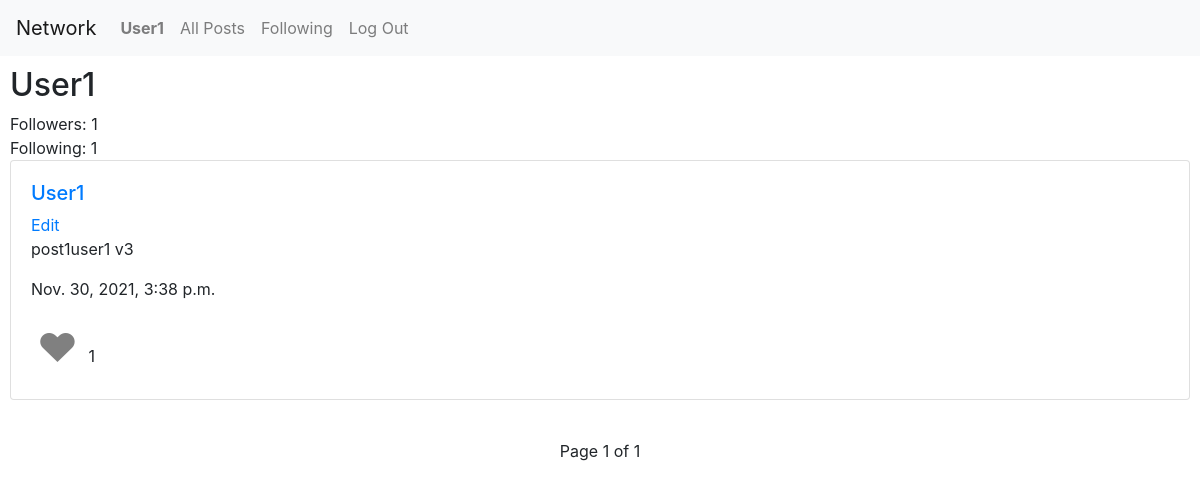
/profile/User1 (signed in), run on an earlier commit of the app's database.
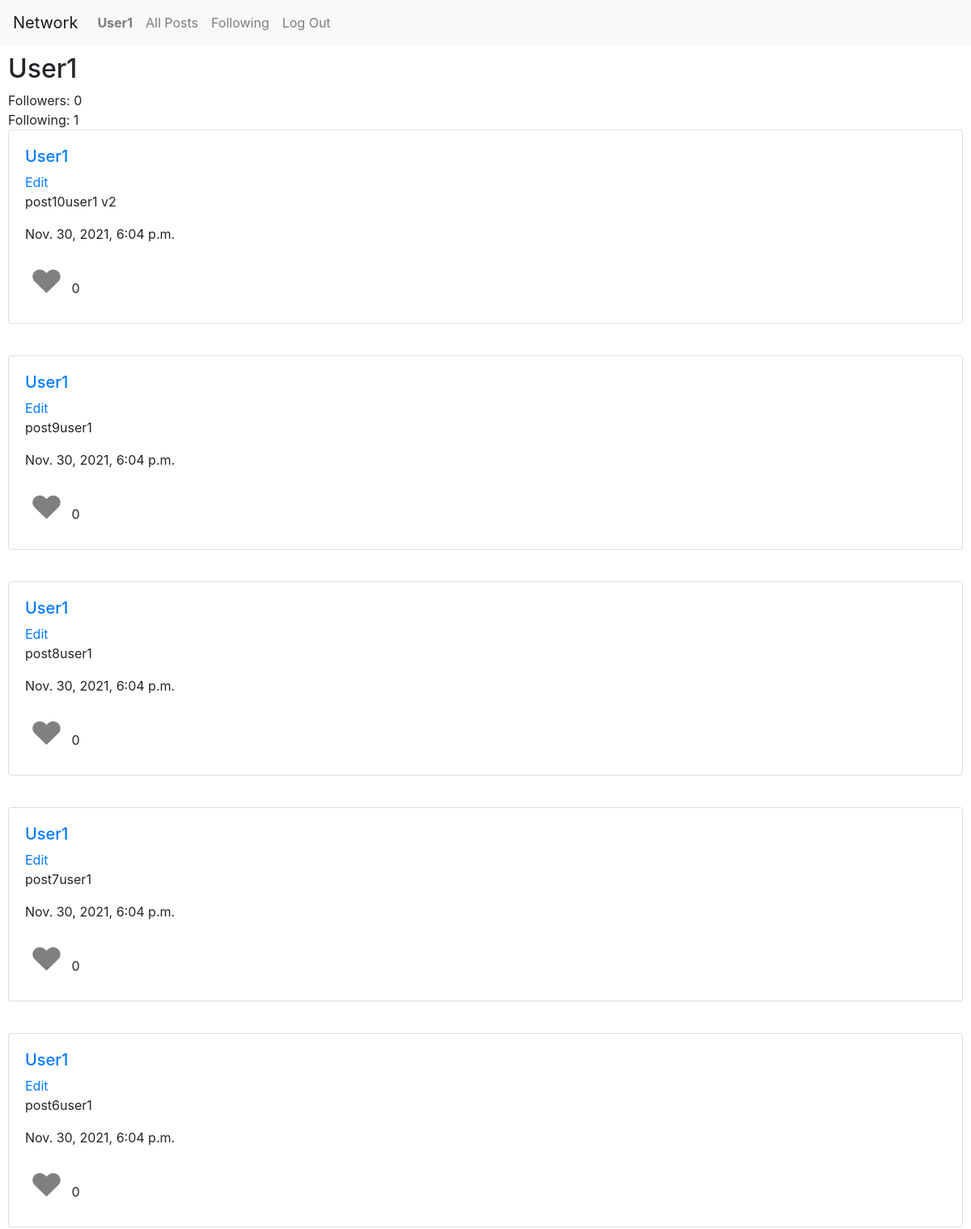
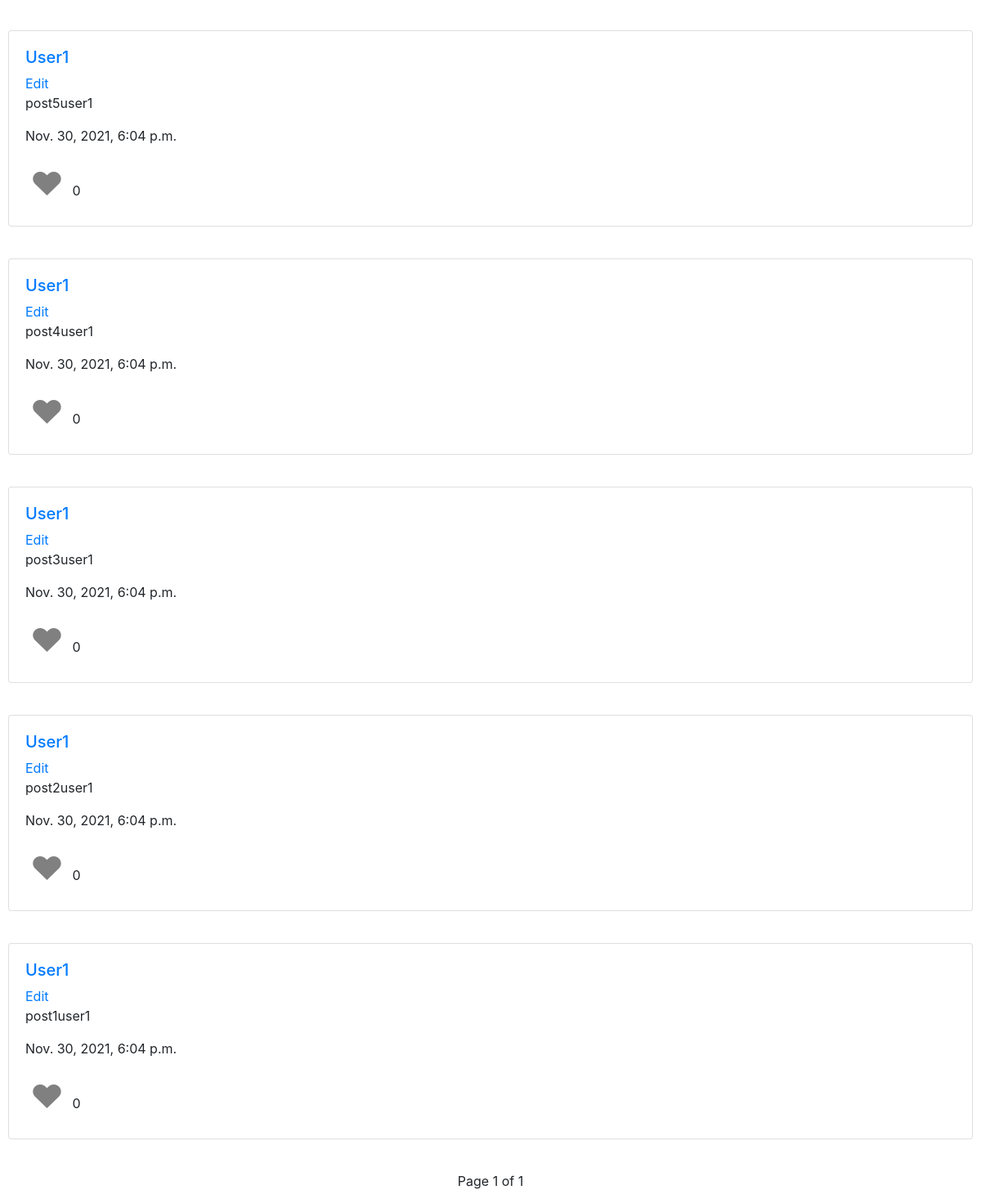
And on a later commit of the database (2 pictures, top to bottom).
### network/models.py (models this page shows, shortened)
class Post(models.Model):
    user = models.ForeignKey(User, on_delete=models.CASCADE, related_name="posts")
    created = models.DateTimeField(auto_now_add=True)
    post = models.CharField(max_length=280)

class User(AbstractUser):
    pass

### network/views.py (the view)
# urls.py: path("profile/<str:username>", views.profile, name="profile"),
@login_required(login_url=reverse_lazy("login"))
def profile(request, username):
    following = None
    user = User.objects.get(username = username)
    followers_count = user.followers.count()
    following_count = user.following.count()
    request_user = request.user == user
    user_posts = Post.objects.all().filter(user = user).order_by("-created").all()
    paginator = Paginator(user_posts, 10)
    page_number = request.GET.get('page')
    page_obj = paginator.get_page(page_number)
    user_liked_posts = Likes.objects.filter(liked_by = request.user)
    user_liked_posts_unpacked = set()
    for post in user_liked_posts:
        user_liked_posts_unpacked.add(post.post)
    if request.method == "POST":
        if request.POST['action'] == 'Follow':
            profile = Profile(follower = request.user, following = user)
            profile.save()
            followers_count = user.followers.count()
            following = True
        elif request.POST['action'] == 'Unfollow':
            Profile.objects.filter(follower = request.user, following = user).delete()
            followers_count = user.followers.count()
            following = False
        return render(request, "network/profile.html", {
            "username": user.username,
            "followers_count": followers_count,
            "following_count": following_count,
            "request_user": request_user,
            "user_posts": page_obj,
            "following": following,
            "user_liked_posts": user_liked_posts_unpacked
        })
    else:
        if (not request_user and not Profile.objects.filter(follower = request.user, following = user)):
            following = False
        else:
            following = True
        return render(request, "network/profile.html", {
            "username": user.username,
            "followers_count": followers_count,
            "following_count": following_count,
            "request_user": request_user,
            "user_posts": page_obj,
            "following": following,
            "user_liked_posts": user_liked_posts_unpacked
        })

### network/templates/network/profile.html (shortened to what this page needs)
{% extends "network/layout.html" %}
{% load static %}
{% block body %}
    <h2>{{ username }}</h2>
    <div><span>Followers: {{ followers_count }}</span>
    <div><span>Following: {{ following_count }}</span>
    {% for post in user_posts %}
        <div class="card post">
            <div class="card-body">
                <div class="row">
                    <div class="col-12">
                        <h5><a href="/profile/{{post.user}}">{{post.user}}</a></h5>
                        {% if post.user == user %}
                            <a href="javascript:void(0);" onclick="editProfile('{{ post.id }}')">Edit</a>
                        {% endif %}
                        <p id="profilePost{{post.id}}">{{post.post}}</p>
                        <p>{{post.created}}</p>
                        {% if post in user_liked_posts %}
                            <button class="heart red_heart" onclick="like(this, '{{ user }}', '{{ post.id }}')" id="{{post.user}}{{post.id}}">&hearts;</button>
                        {% else %}
                            <button class="heart" onclick="like(this, '{{ user }}', '{{ post.id }}')" id="{{post.user}}{{post.id}}">&hearts;</button>
                        {% endif %}
                        <span id="like{{post.id}}">{{post.likes.count}}</span>
                    </div>
                </div>
            </div>
        </div>
        <br>
    {% endfor %}
    <div class="pagination">
        <span class="step-links">
            <span class="current">
                Page {{ user_posts.number }} of {{ user_posts.paginator.num_pages }}
            </span>
        </span>
    </div>
{% endblock %}

What changed in the data, as far as the page shows it:
now on this page (row edited): Post: user "User1", post "post10user1 v2", created "Nov. 30, 2021, 6:04 p.m.", likes.count "0"
now on this page (row edited): Post: user "User1", post "post9user1", created "Nov. 30, 2021, 6:04 p.m.", likes.count "0"
now on this page (row edited): Post: user "User1", post "post8user1", created "Nov. 30, 2021, 6:04 p.m.", likes.count "0"
now on this page (row edited): Post: user "User1", post "post7user1", created "Nov. 30, 2021, 6:04 p.m.", likes.count "0"
now on this page (row edited): Post: user "User1", post "post6user1", created "Nov. 30, 2021, 6:04 p.m.", likes.count "0"
now on this page (row edited): Post: user "User1", post "post5user1", created "Nov. 30, 2021, 6:04 p.m.", likes.count "0"
now on this page (row edited): Post: user "User1", post "post4user1", created "Nov. 30, 2021, 6:04 p.m.", likes.count "0"
now on this page (row edited): Post: user "User1", post "post3user1", created "Nov. 30, 2021, 6:04 p.m.", likes.count "0"
now on this page (row edited): Post: user "User1", post "post2user1", created "Nov. 30, 2021, 6:04 p.m.", likes.count "0"
changed Post: post "post1user1 v3" → "post1user1"; created "Nov. 30, 2021, 3:38 p.m." → "Nov. 30, 2021, 6:04 p.m."; likes.count "1" → "0"
Also different on the page:
{{ followers_count }}: "1" → "0"
